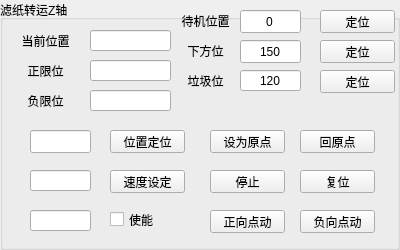
    <widget class="QGroupBox" name="Axi2">
     <property name="geometry">
      <rect>
       <x>60</x>
       <y>260</y>
       <width>400</width>
       <height>250</height>
      </rect>
     </property>
     <property name="title">
      <string>滤纸转运Z轴</string>
     </property>
     <widget class="QPushButton" name="btn_Axi_SetPosition_2">
      <property name="geometry">
       <rect>
        <x>110</x>
        <y>130</y>
        <width>75</width>
        <height>23</height>
       </rect>
      </property>
      <property name="text">
       <string>位置定位</string>
      </property>
     </widget>
     <widget class="QLineEdit" name="lineEdit_Axi_SetVel_2">
      <property name="geometry">
       <rect>
        <x>30</x>
        <y>170</y>
        <width>61</width>
        <height>21</height>
       </rect>
      </property>
      <property name="text">
       <string/>
      </property>
      <property name="alignment">
       <set>Qt::AlignCenter</set>
      </property>
     </widget>
     <widget class="QPushButton" name="btn_Axi_Reset_2">
      <property name="geometry">
       <rect>
        <x>300</x>
        <y>170</y>
        <width>75</width>
        <height>23</height>
       </rect>
      </property>
      <property name="text">
       <string>复位</string>
      </property>
     </widget>
     <widget class="QPushButton" name="btn_Axi_Stop_2">
      <property name="geometry">
       <rect>
        <x>210</x>
        <y>170</y>
        <width>75</width>
        <height>23</height>
       </rect>
      </property>
      <property name="text">
       <string>停止</string>
      </property>
     </widget>
     <widget class="QPushButton" name="btn_Axi_SetVel_2">
      <property name="geometry">
       <rect>
        <x>110</x>
        <y>170</y>
        <width>75</width>
        <height>23</height>
       </rect>
      </property>
      <property name="text">
       <string>速度设定</string>
      </property>
     </widget>
     <widget class="QPushButton" name="btn_Axi_GoHome_2">
      <property name="geometry">
       <rect>
        <x>300</x>
        <y>130</y>
        <width>75</width>
        <height>23</height>
       </rect>
      </property>
      <property name="text">
       <string>回原点</string>
      </property>
     </widget>
     <widget class="QLineEdit" name="lineEdit_Axi_SetPosition_2">
      <property name="geometry">
       <rect>
        <x>30</x>
        <y>130</y>
        <width>61</width>
        <height>23</height>
       </rect>
      </property>
      <property name="text">
       <string/>
      </property>
      <property name="alignment">
       <set>Qt::AlignCenter</set>
      </property>
     </widget>
     <widget class="QPushButton" name="btn_Axi_SetHome_2">
      <property name="geometry">
       <rect>
        <x>210</x>
        <y>130</y>
        <width>75</width>
        <height>23</height>
       </rect>
      </property>
      <property name="text">
       <string>设为原点</string>
      </property>
     </widget>
     <widget class="QLineEdit" name="lineEdit_AxiStatus_2">
      <property name="geometry">
       <rect>
        <x>90</x>
        <y>30</y>
        <width>81</width>
        <height>21</height>
       </rect>
      </property>
      <property name="text">
       <string/>
      </property>
      <property name="alignment">
       <set>Qt::AlignCenter</set>
      </property>
     </widget>
     <widget class="QLabel" name="label_Axi_CurPositon_2">
      <property name="geometry">
       <rect>
        <x>0</x>
        <y>30</y>
        <width>91</width>
        <height>21</height>
       </rect>
      </property>
      <property name="text">
       <string>当前位置</string>
      </property>
      <property name="alignment">
       <set>Qt::AlignCenter</set>
      </property>
     </widget>
     <widget class="QLineEdit" name="lineEdit_AxiPosLimit_2">
      <property name="geometry">
       <rect>
        <x>90</x>
        <y>60</y>
        <width>81</width>
        <height>21</height>
       </rect>
      </property>
      <property name="text">
       <string/>
      </property>
      <property name="alignment">
       <set>Qt::AlignCenter</set>
      </property>
     </widget>
     <widget class="QLabel" name="label_Axi_PosLimit_2">
      <property name="geometry">
       <rect>
        <x>0</x>
        <y>60</y>
        <width>91</width>
        <height>21</height>
       </rect>
      </property>
      <property name="text">
       <string>正限位</string>
      </property>
      <property name="alignment">
       <set>Qt::AlignCenter</set>
      </property>
     </widget>
     <widget class="QLineEdit" name="lineEdit_AxiNegLimit_2">
      <property name="geometry">
       <rect>
        <x>90</x>
        <y>90</y>
        <width>81</width>
        <height>21</height>
       </rect>
      </property>
      <property name="text">
       <string/>
      </property>
      <property name="alignment">
       <set>Qt::AlignCenter</set>
      </property>
     </widget>
     <widget class="QLabel" name="label_Axi_NegLimit_2">
      <property name="geometry">
       <rect>
        <x>0</x>
        <y>90</y>
        <width>91</width>
        <height>21</height>
       </rect>
      </property>
      <property name="text">
       <string>负限位</string>
      </property>
      <property name="alignment">
       <set>Qt::AlignCenter</set>
      </property>
     </widget>
     <widget class="QLineEdit" name="lineEdit_Axi_Enable_2">
      <property name="geometry">
       <rect>
        <x>30</x>
        <y>210</y>
        <width>61</width>
        <height>21</height>
       </rect>
      </property>
      <property name="text">
       <string/>
      </property>
      <property name="alignment">
       <set>Qt::AlignCenter</set>
      </property>
     </widget>
     <widget class="QLabel" name="label_Axi2_WorkStation_1">
      <property name="geometry">
       <rect>
        <x>160</x>
        <y>40</y>
        <width>91</width>
        <height>21</height>
       </rect>
      </property>
      <property name="text">
       <string>下方位</string>
      </property>
      <property name="alignment">
       <set>Qt::AlignCenter</set>
      </property>
     </widget>
     <widget class="QLineEdit" name="lineEdit_Axi2_WorkPostion_2">
      <property name="geometry">
       <rect>
        <x>240</x>
        <y>70</y>
        <width>61</width>
        <height>21</height>
       </rect>
      </property>
      <property name="text">
       <string>120</string>
      </property>
      <property name="alignment">
       <set>Qt::AlignCenter</set>
      </property>
     </widget>
     <widget class="QPushButton" name="btn_Axi2_SetWorkPostion_2">
      <property name="geometry">
       <rect>
        <x>320</x>
        <y>70</y>
        <width>75</width>
        <height>23</height>
       </rect>
      </property>
      <property name="text">
       <string>定位</string>
      </property>
     </widget>
     <widget class="QPushButton" name="btn_Axi2_SetWorkPostion_1">
      <property name="geometry">
       <rect>
        <x>320</x>
        <y>40</y>
        <width>75</width>
        <height>23</height>
       </rect>
      </property>
      <property name="text">
       <string>定位</string>
      </property>
     </widget>
     <widget class="QLineEdit" name="lineEdit_Axi2_WorkPostion_1">
      <property name="geometry">
       <rect>
        <x>240</x>
        <y>40</y>
        <width>61</width>
        <height>23</height>
       </rect>
      </property>
      <property name="text">
       <string>150</string>
      </property>
      <property name="alignment">
       <set>Qt::AlignCenter</set>
      </property>
     </widget>
     <widget class="QLabel" name="label_Axi2_WorkStation_2">
      <property name="geometry">
       <rect>
        <x>160</x>
        <y>70</y>
        <width>91</width>
        <height>21</height>
       </rect>
      </property>
      <property name="text">
       <string>垃圾位</string>
      </property>
      <property name="alignment">
       <set>Qt::AlignCenter</set>
      </property>
     </widget>
     <widget class="QLabel" name="label_Axi2_Standby">
      <property name="geometry">
       <rect>
        <x>160</x>
        <y>10</y>
        <width>91</width>
        <height>21</height>
       </rect>
      </property>
      <property name="text">
       <string>待机位置</string>
      </property>
      <property name="alignment">
       <set>Qt::AlignCenter</set>
      </property>
     </widget>
     <widget class="QLineEdit" name="lineEdit_Axi2_Standby">
      <property name="geometry">
       <rect>
        <x>240</x>
        <y>10</y>
        <width>61</width>
        <height>23</height>
       </rect>
      </property>
      <property name="text">
       <string>0</string>
      </property>
      <property name="alignment">
       <set>Qt::AlignCenter</set>
      </property>
     </widget>
     <widget class="QPushButton" name="btn_Axi2_SetStandbyPosition">
      <property name="geometry">
       <rect>
        <x>320</x>
        <y>10</y>
        <width>75</width>
        <height>23</height>
       </rect>
      </property>
      <property name="text">
       <string>定位</string>
      </property>
     </widget>
     <widget class="QCheckBox" name="check_Axi_Enable_2">
      <property name="geometry">
       <rect>
        <x>110</x>
        <y>210</y>
        <width>61</width>
        <height>19</height>
       </rect>
      </property>
      <property name="sizePolicy">
       <sizepolicy hsizetype="Minimum" vsizetype="Fixed">
        <horstretch>0</horstretch>
        <verstretch>0</verstretch>
       </sizepolicy>
      </property>
      <property name="text">
       <string>使能</string>
      </property>
     </widget>
     <widget class="QPushButton" name="btn_Axi_Jog_Neg_2">
      <property name="geometry">
       <rect>
        <x>300</x>
        <y>210</y>
        <width>75</width>
        <height>23</height>
       </rect>
      </property>
      <property name="text">
       <string>负向点动</string>
      </property>
     </widget>
     <widget class="QPushButton" name="btn_Axi_Jog_Pos_2">
      <property name="geometry">
       <rect>
        <x>210</x>
        <y>210</y>
        <width>75</width>
        <height>23</height>
       </rect>
      </property>
      <property name="text">
       <string>正向点动</string>
      </property>
     </widget>
    </widget>
